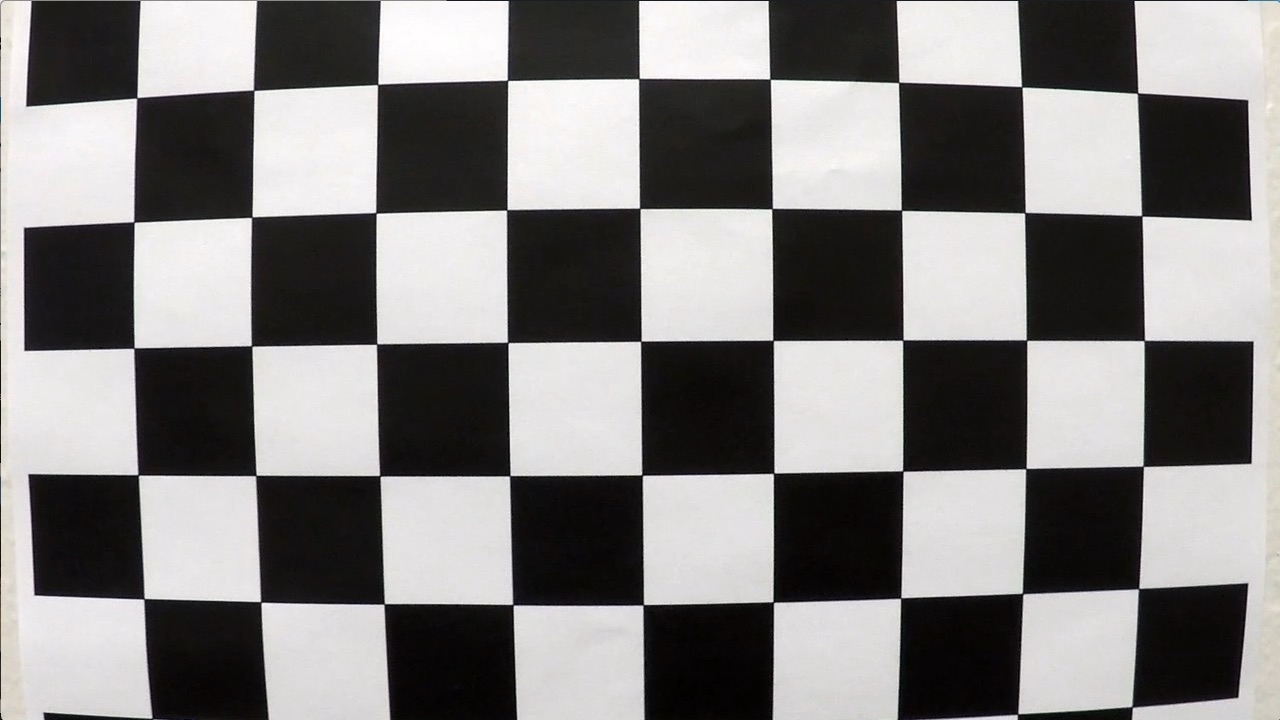
#> input picture camera_cal/calibration1.jpg, 1280 x 720 px; its folder holds 5 pictures in this run
$ jupyter execute --allow-errors 'Project 2.ipynb'   (shell and % lines are left out)   (older library calls are emulated)
#> lines starting #> are read from the running program, lines starting #| are printed output that depends on the picture; after the words box and inside, x2 and y2 are one past the last pixel; in counts of white or black regions, pixels touching at a corner belong together
[cell 1]
#Function to calibrate the camera
def cameraCalibration():
    images=glob.glob('./camera_cal/calibration*.jpg')
    imag=mpimg.imread('./camera_cal/calibration1.jpg')
#> imag is the input picture: shape (720, 1280, 3); mean R, G, B 130.1, 128.4, 127.8
    nx=9
    ny=6
    objp=np.zeros((nx*ny,3),np.float32)
    objp[:,:2]=np.mgrid[0:nx,0:ny].T.reshape(-1,2)
    objpoints=[]
    imgpoints=[]
    for fname in images:
        img=mpimg.imread(fname)
        gray=cv2.cvtColor(img, cv2.COLOR_BGR2GRAY)
        ret, corners = cv2.findChessboardCorners(gray, (nx, ny), None)
#> ret = False; corners = None
        if ret == True:
            # Draw and display the corners
            objpoints.append(objp)
            imgpoints.append(corners)
            cv2.drawChessboardCorners(img, (nx, ny), corners, ret)
            #plt.imshow(img)
    img_size = (imag.shape[1], imag.shape[0])
    ret, mtx, dist, rvecs, tvecs = cv2.calibrateCamera(objpoints, imgpoints, img_size,None,None)
    dist_pickle = {}
    dist_pickle["mtx"] = mtx
    dist_pickle["dist"] = dist
    pickle.dump( dist_pickle, open( "cameracalibration.p", "wb" ) )

[cell 2]
#Importing all dependencies
import matplotlib.pyplot as plt
import numpy as np
import cv2
import matplotlib.image as mpimg
import glob
from ipywidgets import interact, interactive, fixed
import pickle
from moviepy.editor import VideoFileClip
from IPython.display import HTML

#> (a cell that did not finish here is left out)

[cell 4]
#Function to undistort image using dump created by cameraCalibration() function
def undistortImage(testImage):
    dist_pickle = pickle.load( open( "cameracalibration.p", "rb" ) )
    mtx = dist_pickle["mtx"]
    dist = dist_pickle["dist"]
    undist=cv2.undistort(testImage,mtx,dist,None,mtx)
    return undist

[cell 5]
# Checking if undistortImage() is working as expected
img=mpimg.imread('test_images/straight_lines1.jpg')
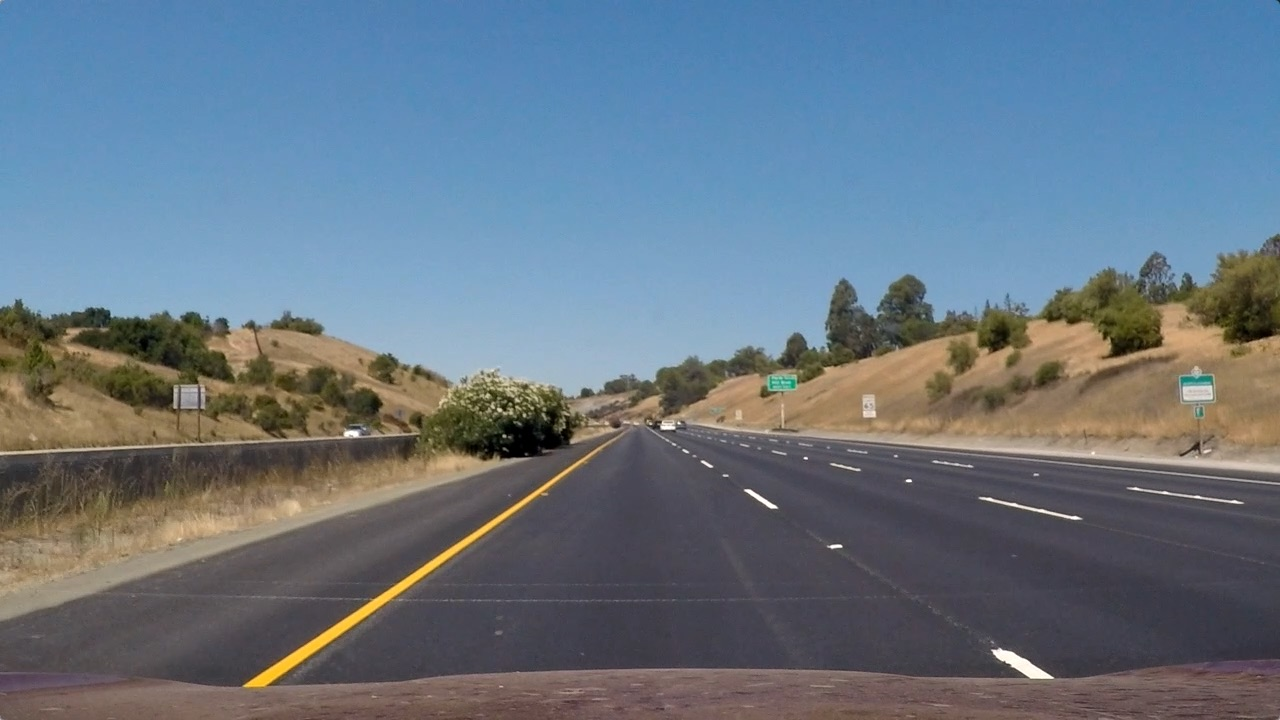
#> input picture test_images/straight_lines1.jpg, 1280 x 720 px
#> img is the input picture: shape (720, 1280, 3); mean R, G, B 103.2, 117.7, 131.2
plt.imshow(img)
#> (this line was passed over: IPython is not available in this run)
plt.show()
undistortedImage=undistortImage(img)
#> (reads cameracalibration.p from the repository)
plt.imshow(undistortedImage)
#> (this line was passed over: IPython is not available in this run)
plt.savefig('output_images/undistortImage.jpg')
#> (this line was passed over: IPython is not available in this run)

[cell 6]
#Function to get bird's eye view of road
def warpedImage(img, src, dst):
    width= img.shape[1]
    height=img.shape[0]
    M = cv2.getPerspectiveTransform(src, dst)
    Minv = cv2.getPerspectiveTransform(dst, src)
    warpedImg = cv2.warpPerspective(img, M, (width,height), flags=cv2.INTER_LINEAR)
    return warpedImg,Minv

[cell 7]
#Checking if warpedImage() is working as expected
plt.imshow(undistortedImage)
#> (this line was passed over: IPython is not available in this run)
plt.show()
w=undistortedImage.shape[1]
#> w = 1280
h=undistortedImage.shape[0]
#> h = 720
src = np.array([(575,464),
                  (707,464),
                  (258,682),
                  (1049,682)],np.float32)
dst = np.array([[(450,0),
                  (w-450,0),
                  (450,h),
                  (w-450,h)]],np.float32)
src2 = np.array([(575,464),
                  (707,464),
                  (258,682),
                  (1049,682)],np.int32)
resultImg,Minv=warpedImage(undistortedImage, src, dst)
#> in warpedImage, `warpedImg = cv2.warpPerspective(img, M, (width,height), flags=cv2.INTE..`:
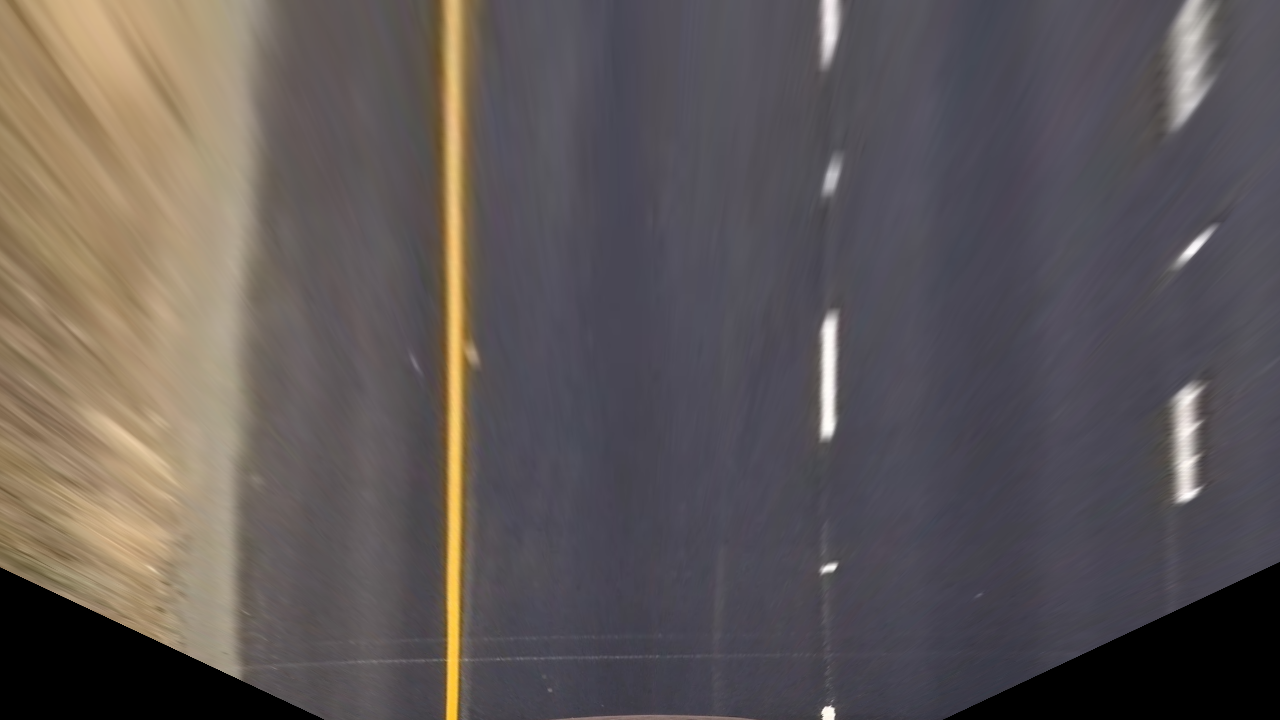
#> warpedImg: shape (720, 1280, 3); mean R, G, B 94.5, 87.6, 87
#> Minv = [[0.347, -0.739, 418.7], [0, -0.486, 464], [0, -0.00116, 1]]
plt.imshow(resultImg)
#> (this line was passed over: IPython is not available in this run)
plt.savefig('output_images/unWarpedImage.jpg')
#> (this line was passed over: IPython is not available in this run)

[cell 8]
#Function to calculate sobel in x or y direction based on input
def abs_sobel_thresh(img, orient='x', thresh_min=0, thresh_max=255):
    gray=cv2.cvtColor(img, cv2.COLOR_RGB2GRAY)
    if orient=='x':
        sobel=cv2.Sobel(gray, cv2.CV_64F,1,0)
    if orient=='y':
        sobel=cv2.Sobel(gray, cv2.CV_64F,0,1)
    abs_sobel=np.absolute(sobel)
    scaled_sobel=np.uint8(255*abs_sobel/np.max(abs_sobel))
    binary_output=np.zeros_like(scaled_sobel)
    binary_output[(scaled_sobel >= thresh_min) & (scaled_sobel <= thresh_max)] = 1
    return binary_output

[cell 9]
#checking if abs_sobel_thresh is working as expected
absSobelImg=abs_sobel_thresh(resultImg, orient='x',thresh_min=20, thresh_max=100)
#> in abs_sobel_thresh, `sobel=cv2.Sobel(gray, cv2.CV_64F,1,0)`:
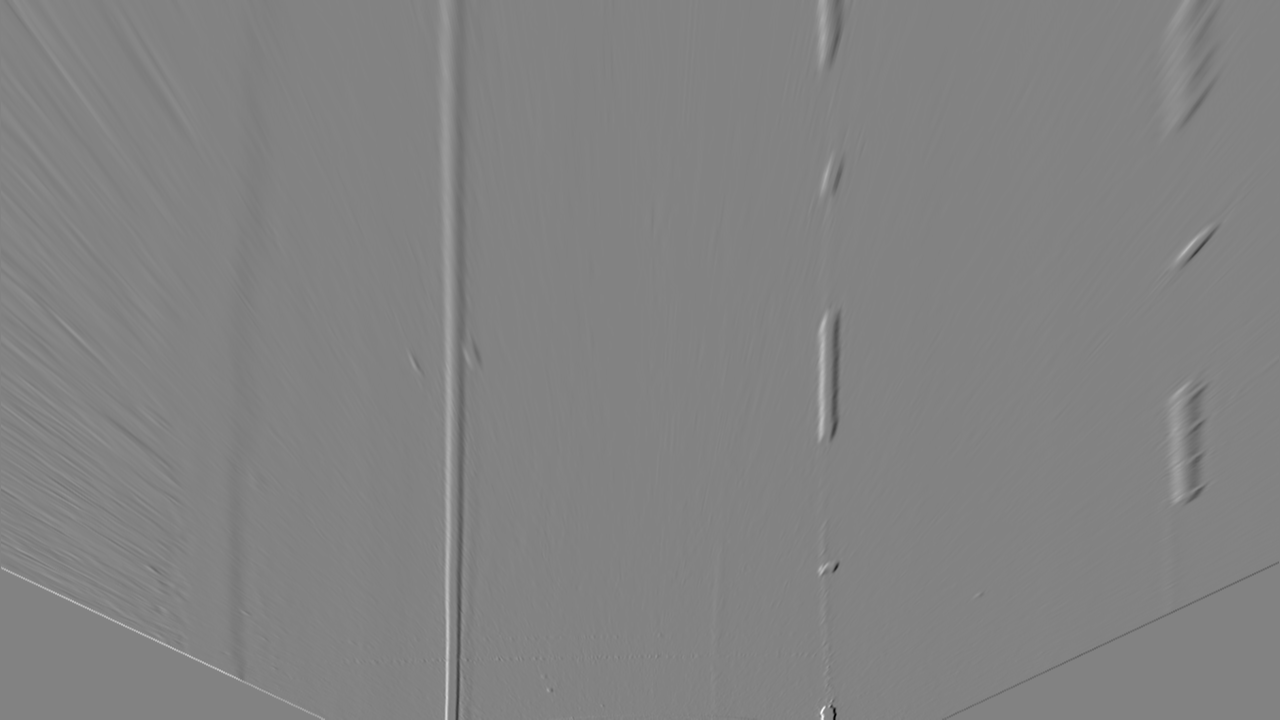
#> sobel: shape (720, 1280) float64; min -643, max 609, mean -0.2; drawn with min black and max white
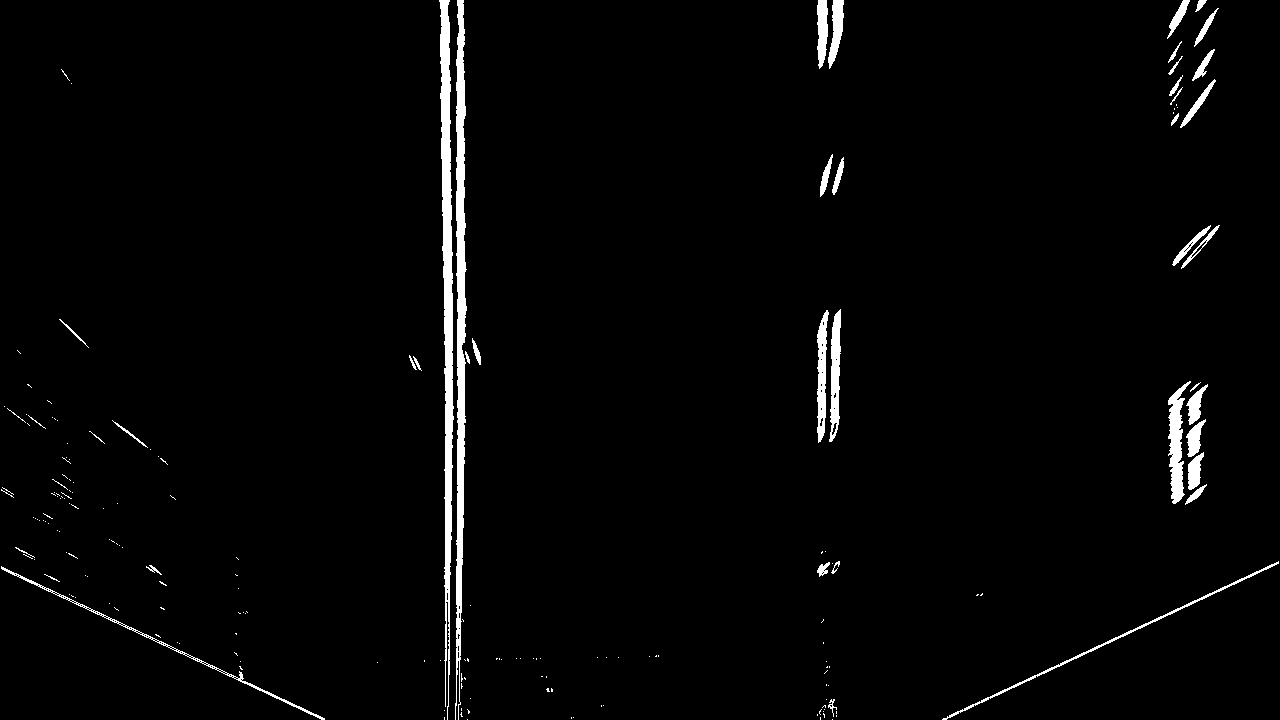
#> absSobelImg: shape (720, 1280); values 0 (black) and 1 (white), 2.3% white; 191 white regions (148 under 20 px), largest, box (x1, y1, x2, y2) and area: (439, 0, 454, 720) 5242, (455, 0, 467, 720) 4900, (1168, 381, 1191, 504) 1337
plt.imshow(absSobelImg,cmap='gray')
#> (this line was passed over: IPython is not available in this run)
plt.savefig('output_images/absSobelImage.jpg')
